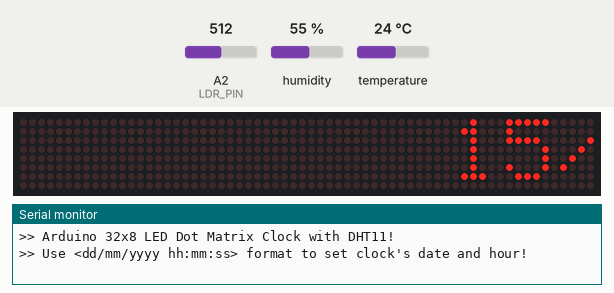
Simulated run of this sketch. Board: Arduino Uno, built with avr-gcc and run on an emulated ATmega328P. On the bench: 64×8 LED matrix, the last lines printed to the serial monitor. The test bench sets the inputs (shaded band); at power-on: humidity 55 %, temperature 24 °C, A2 (LDR_PIN) = 512. The local clock reads 2024-03-15 10:24:30 at power-on unless the sketch sets it.

Above: at 1.2 s.
1.3 s: humidity set to 22 %
4.1 s: temperature set to 12 °C
At 6.26 s:
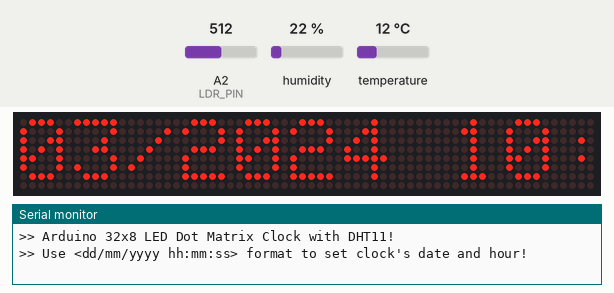
7.7 s: humidity set to 40 %
At 10.43 s:
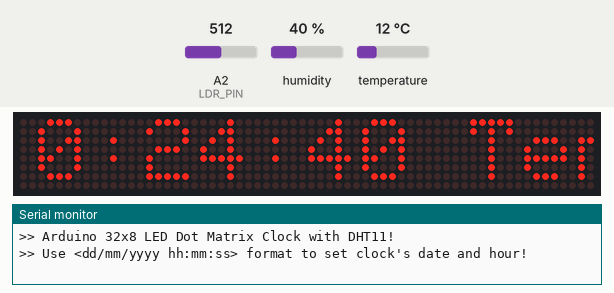
11.0 s: A2 (LDR_PIN) set to 716
At 12.51 s:
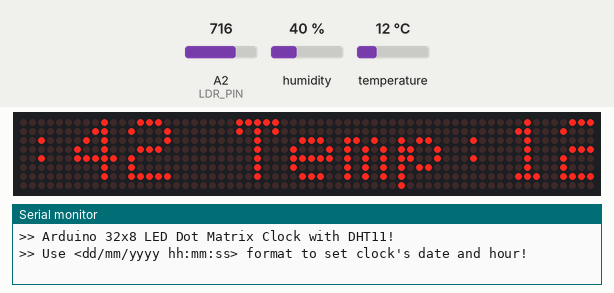
14.4 s: A2 (LDR_PIN) set to 900
17.8 s: temperature set to 1 °C
At 32.05 s:
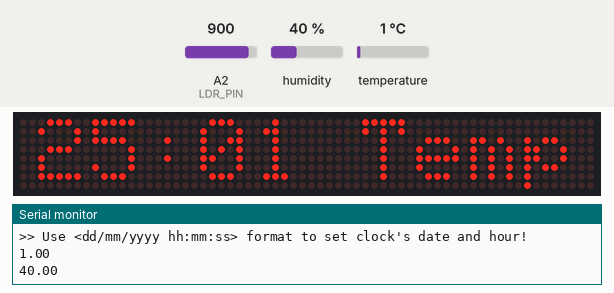

The sketch:

scrollingClock.ino
```cpp
#include <RtcDS1302.h>
#include <Wire.h>
#include <Adafruit_Sensor.h>
#include <DHT.h>
#include "Adafruit_GFX.h"
#include "Max72xxPanel.h"

ThreeWire myWire(4, 5, 2); // IO, SCLK, CE
RtcDS1302<ThreeWire> Rtc(myWire);

const byte LDR_PIN = A2;
const byte DHT_PIN = 6; // Replace with the pin your DHT sensor is connected to
const byte CS_PIN = A3;
const byte H_DISPLAYS = 8;
const byte V_DISPLAYS = 1;

DHT dht(DHT_PIN, DHT11);

Max72xxPanel matrix = Max72xxPanel(CS_PIN, H_DISPLAYS, V_DISPLAYS);

const byte WAIT = 60;
const byte SPACER = 1;
const byte FONT_WIDTH = 5 + SPACER;

void setup() {
  pinMode(LDR_PIN, INPUT_PULLUP);
  Serial.begin(9600);
  Serial.println(F(">> Arduino 32x8 LED Dot Matrix Clock with DHT11!"));
  Serial.println(F(">> Use <dd/mm/yyyy hh:mm:ss> format to set clock's date and hour!"));
  Rtc.Begin();
  matrix.setPosition(0, 0, 0);
  matrix.setPosition(1, 1, 0);
  matrix.setPosition(2, 2, 0);
  matrix.setPosition(3, 3, 0);
  matrix.setRotation(0, 1);
  matrix.setRotation(1, 1);
  matrix.setRotation(2, 1);
  matrix.setRotation(3, 1);

  dht.begin();
}

void loop() {
  byte ledIntensity = ledIntensitySelect(analogRead(LDR_PIN));
  matrix.setIntensity(ledIntensity);
  String output = outputStrClock();

  for (int i = 0; i < FONT_WIDTH * output.length() + matrix.width() - 1 - SPACER; i++) {
    matrix.fillScreen(LOW);
    output = outputStrClock();
    int letter = i / FONT_WIDTH;
    int x = (matrix.width() - 1) - i % FONT_WIDTH;
    int y = (matrix.height() - 8) / 2;
    while (x + FONT_WIDTH - SPACER >= 0 && letter >= 0) {
      if (letter < output.length()) {
        matrix.drawChar(x, y, output[letter], HIGH, LOW, 1);
      }
      letter--;
      x -= FONT_WIDTH;
    }
    matrix.write();
    delay(WAIT);
  }
  Serial.println(dht.readTemperature());
  Serial.println(dht.readHumidity());
}

byte ledIntensitySelect(int value) {
  return map(value, 0, 1023, 8, 0);
}

String outputStrClock() {
  RtcDateTime now = Rtc.GetDateTime();
  char buffer[40];
  snprintf(buffer, sizeof(buffer), "%02d/%02d/%04d %02d:%02d:%02d Temp:%0dC RH:%d%%",
           now.Day(), now.Month(), now.Year(), now.Hour(), now.Minute(), now.Second(),
           static_cast<int>(dht.readTemperature()), static_cast<int>(dht.readHumidity()));
  return String(buffer);
}
```
